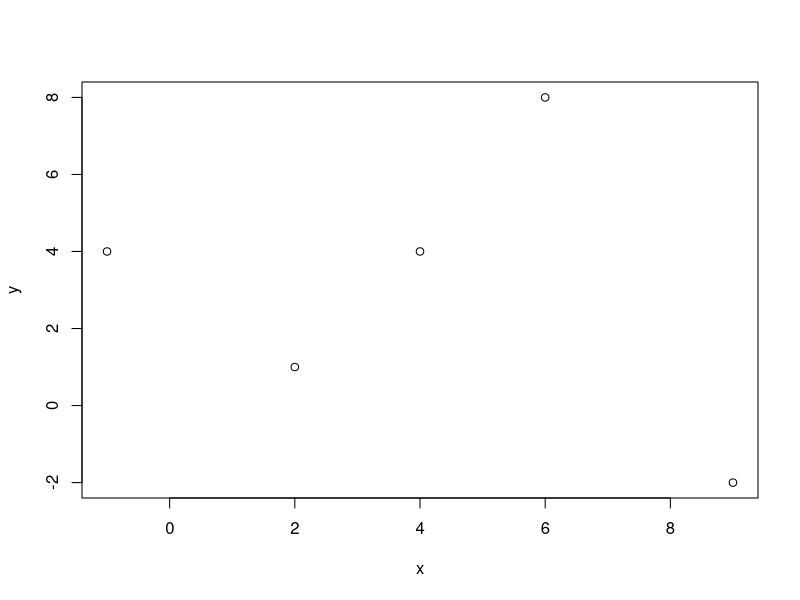
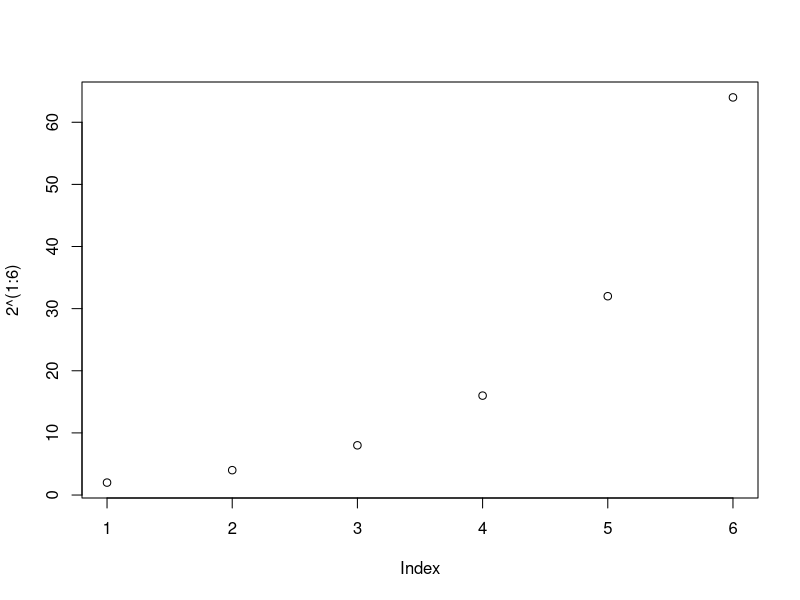
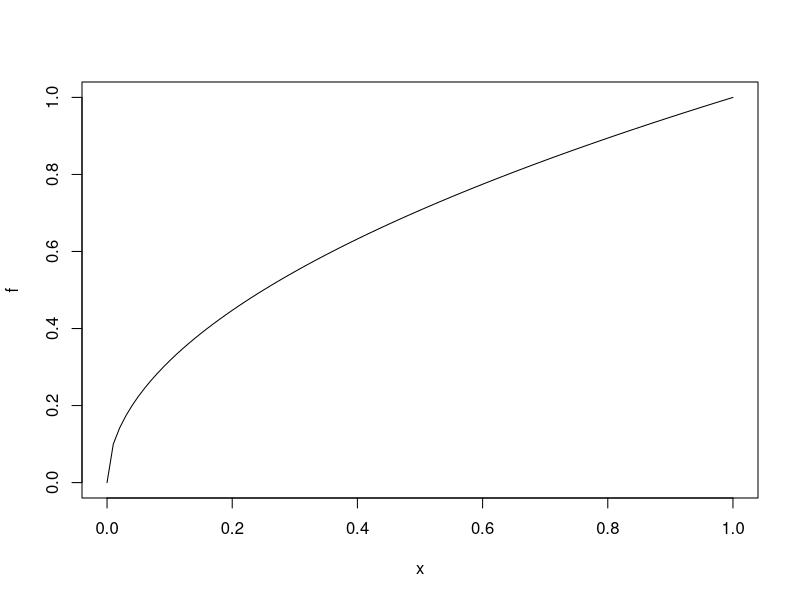
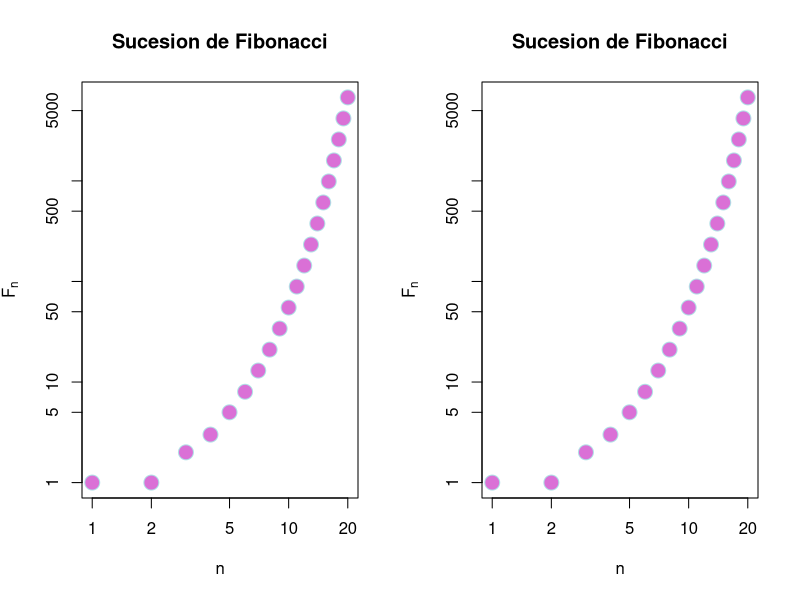
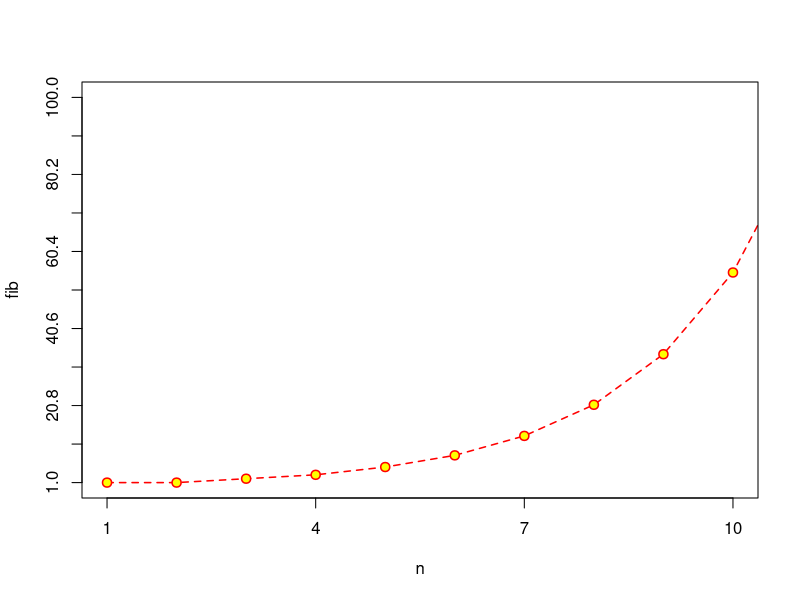
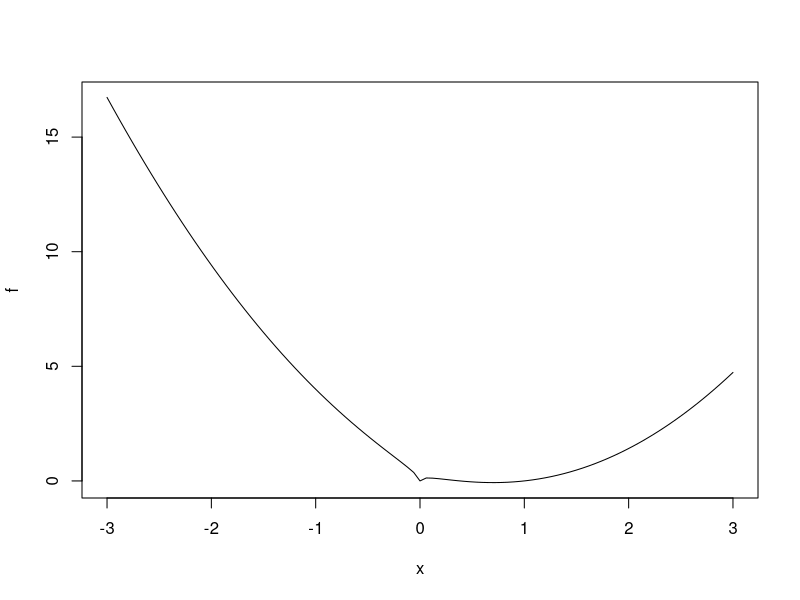

Write the R code that produced these figures, in order.
## ---- chunk 1
knitr::opts_chunk$set(echo = TRUE)
## ---- chunk 2
x = c(2,6,4,9,-1)
y = c(1,8,4,-2,4)
plot(x,y)

## ---- chunk 3
plot(2^(1:6))
## ---- chunk 4
f <- function(x){sqrt(x)}
plot(f)
## ---- chunk 5
n = 1:20
fib = (1/sqrt(5))*((1+sqrt(5))/2)^n - (1/sqrt(5))*((1-sqrt(5))/2)^n
fib
par(mfrow = c(1,2))
plot(fib,  xlab="n", ylab = expression(F[n]),
     main = "Sucesion de Fibonacci",pch=21, cex=2,col="powderblue",bg="orchid",log = "xy")

plot(fib,  xlab="n", ylab = expression(F[n]),
     main = "Sucesion de Fibonacci",pch=21, cex=2,col="powderblue",bg="orchid",log = "xy")
par(mfrow=c(1,1))

## ---- chunk 6
plot(n, fib,pch = 21, col= "red", bg="yellow", cex=1.2, 
     type="o", lty = "dashed", lwd = 1.5, xlim = c(1,10), 
     ylim = c(1,100), xaxp = c(1,10,3), yaxp = c(1,100,10))
## ---- chunk 7
f <- function(x){
  x^2 -2*x + sqrt(abs(x))
}
plot(f, xlim=(c(-3,3)), points(0,0,pch=19))
